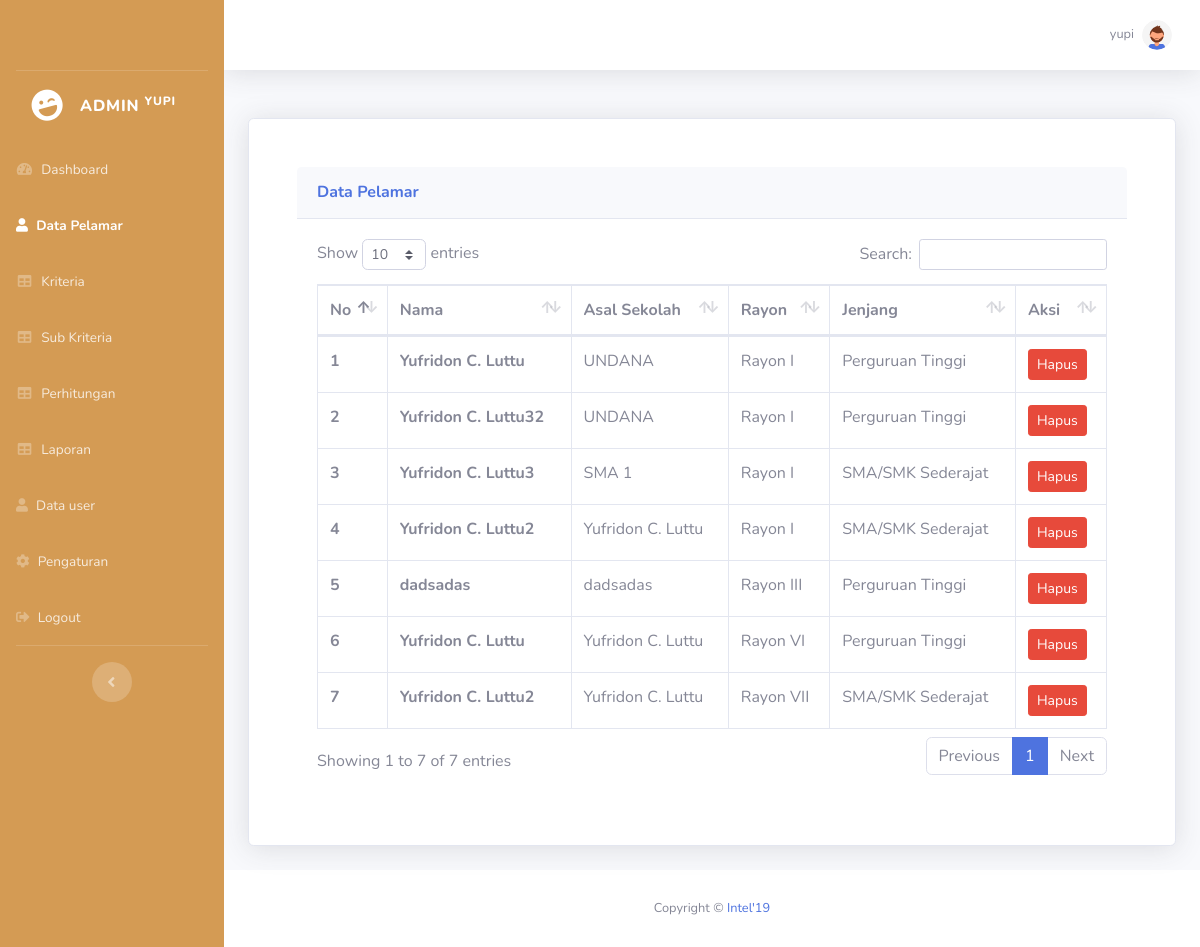
The app's page /admin/data_pelamar.php (signed in) with its own data.
### tables this page shows
CREATE TABLE `data_pelamar` (
  `id_pelamar` int(11) NOT NULL,
  `nama` varchar(50) NOT NULL,
  `foto` varchar(255) NOT NULL,
  `sekolah` varchar(100) NOT NULL,
  `jurusan` varchar(50) NOT NULL,
  `no_hp` varchar(12) NOT NULL,
  `kartu_keluarga` varchar(255) DEFAULT NULL,
  `s_beasiswa_lain` varchar(255) DEFAULT NULL,
  `raport_khs` varchar(255) DEFAULT NULL,
  `f_id_rayon` int(11) NOT NULL,
  `f_id_login` int(11) NOT NULL
);

CREATE TABLE `rayon` (
  `id_rayon` int(11) NOT NULL,
  `nama_rayon` varchar(100) NOT NULL
);

### config.php (called while the page is built, shortened)
<?php
function connectDatabase()
{
    $conn = new mysqli(DB_HOST, DB_USERNAME, DB_PASSWORD, DB_NAME);
    return $conn;
}
?>

### admin/functions/data_pelamar.php (called while the page is built, shortened)
<?php
    require_once '../config.php';
    class Pelamar{
        private $db;
        public function __construct()
        {
            $this->db = connectDatabase();
        }
        public function getAllPelamar(){
            return $this->db->query("SELECT * FROM data_pelamar dp JOIN login_pelamar lp ON dp.f_id_login = lp.id_login JOIN rayon r ON r.id_rayon = dp.f_id_rayon");
        }
    }
    $dataPelamar = new Pelamar();
?>

### admin/data_pelamar.php (the view, shortened to what this page needs)
<?php
require_once './functions/data_pelamar.php';
if($_SESSION['level'] == 1){
    $_SESSION['menu'] = 'belum-verifikasi';
    $data_pelamar = $dataPelamar->getPelamar();
}else if($_SESSION['level'] == 0){
    $data_pelamar = $dataPelamar->getAllPelamar();
}
require_once './header.php';
require_once './functions/user.php';
?>
<div class="row">
    <div class="col-lg-12">
        <div class="card shadow mb-4">
            <div class="justify-content-center p-5">
                <div class="card-header py-3">
                    <h6 class="m-0 font-weight-bold text-primary">Data Pelamar</h6>
                </div>
                <div class="card-body">
                    <div class="table-responsive">
                        <table class="table table-bordered" id="dataTable" width="100%" cellspacing="0">
                            <thead>
                                <tr>
                                    <th>No</th>
                                    <th>Nama</th>
                                    <th>Asal Sekolah</th>
                                    <th>Rayon</th>
                                    <th>Jenjang</th>
                                    <th>Aksi</th>
                                </tr>
                            </thead>
                            <tbody>
                                <?php foreach ($data_pelamar as $key => $pelamar):?>
                                <tr>
                                    <th scope="row"><?=$key+1;?></th>
                                    <th><?=$pelamar['nama'];?></th>
                                    <td><?=$pelamar['sekolah'];?></td>
                                    <td><?=$pelamar['nama_rayon'];?></td>
                                    <td><?= $pelamar['jenjang'] == 'pt' ? "Perguruan Tinggi":"SMA/SMK Sederajat";?></td>
                                    <td>
                                        <button type="button" data-target="#hapus<?=$pelamar['f_id_login'];?>"
                                            data-toggle="modal" class="btn btn-sm btn-danger">
                                            Hapus
                                        </button>
                                    </td>
                                </tr>
                                <?php endforeach;?>
                            </tbody>
                        </table>
                    </div>
                </div>
            </div>
        </div>
    </div>
</div>
<?php require './footer.php';?>

### records on screen
data_pelamar: nama "Yufridon C. Luttu", sekolah "UNDANA", f_id_rayon.nama_rayon "Rayon I", shows "Perguruan Tinggi"
data_pelamar: nama "Yufridon C. Luttu32", sekolah "UNDANA", f_id_rayon.nama_rayon "Rayon I", shows "Perguruan Tinggi"
data_pelamar: nama "Yufridon C. Luttu3", sekolah "SMA 1", f_id_rayon.nama_rayon "Rayon I", shows "SMA/SMK Sederajat"
data_pelamar: nama "Yufridon C. Luttu2", sekolah "Yufridon C. Luttu", f_id_rayon.nama_rayon "Rayon I", shows "SMA/SMK Sederajat"
data_pelamar: nama "dadsadas", sekolah "dadsadas", f_id_rayon.nama_rayon "Rayon III", shows "Perguruan Tinggi"
data_pelamar: nama "Yufridon C. Luttu", sekolah "Yufridon C. Luttu", f_id_rayon.nama_rayon "Rayon VI", shows "Perguruan Tinggi"
data_pelamar: nama "Yufridon C. Luttu2", sekolah "Yufridon C. Luttu", f_id_rayon.nama_rayon "Rayon VII", shows "SMA/SMK Sederajat"

### other values on screen
$_SESSION['username'] "YUPI"
$_SESSION['username'] "yupi"
